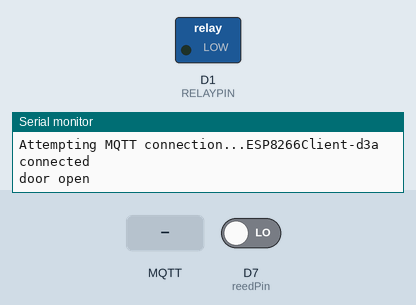
The sketch below on a simulated ESP8266 (NodeMCU). Parts: switched loads named in the sketch (green lamp = pin HIGH), the last lines printed to the serial monitor. The test bench sets the inputs (shaded band); at power-on: D7 (reedPin) LOW. WiFi joins after 1.5 s; servers stay silent unless stated; random numbers use the default seed unless the sketch sets one; no MQTT or app messages arrive unless stated; not simulated (calls return 0 or success): secrets.h; names the files do not define were given values by the test bench: MQTT_PORT = 1883.

Above: at 2.7 s.
2.8 s: MQTT message "1" arrives on the first subscribed topic
At 2.95 s:
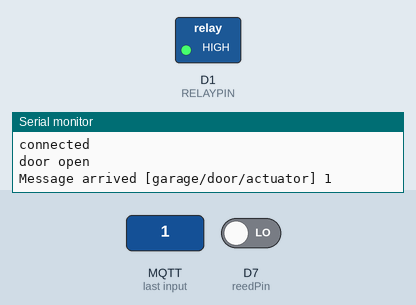
6.2 s: MQTT message "on" arrives on the first subscribed topic
At 7.3 s:
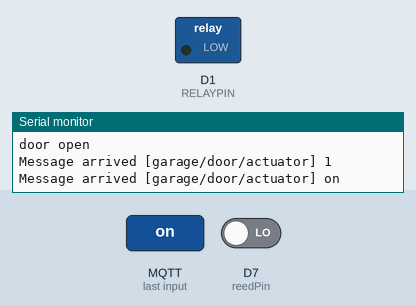
7.7 s: MQTT message "off" arrives on the first subscribed topic
At 7.85 s:
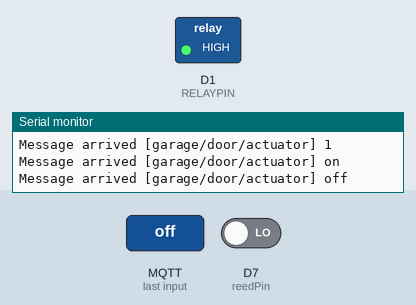
Timing chart, 0 to 10.2 s (numbered marks = the images above; inputs shaded):
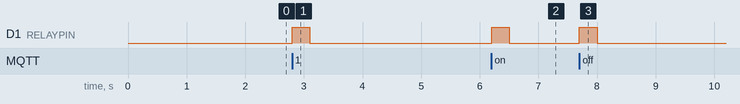

The sketch:

esp8266-garage.ino
```cpp
#include <ESP8266WiFi.h>
#include <ESP8266mDNS.h>
#include <WiFiUdp.h>
#include <ArduinoOTA.h>
#include <PubSubClient.h>
#include <DHT.h>
#include "secrets.h"

// Wifi details
const char* ssid = WIFI_SSID;
const char* password = WIFI_PASS;
WiFiClient espClient;
long lastMsg = 0;
char msg[50];
int value = 0;

// Mqtt details
const char* mqtt_server = MQTT_SERVER;
int mqtt_port = MQTT_PORT;
long millisConnected;
PubSubClient client(espClient);

// Temperature sensor setup
const int DHTPIN = D4;
#define DHTTYPE DHT22
const int readFrequency = 30000;
static unsigned long lastRefreshTime = 0;
DHT dht(DHTPIN, DHTTYPE);
float tempavg = 0;
int tempavgcount = 0;
const int smoothingsize = 10;

// Door opener relay setup
const int RELAYPIN = D1;
const int openerDuration = 300;
bool previousGarageState = false;

//Door state sensor setup
const int reedPin = D7;

//Car presence/distance setup
const int trigPin = D5;
const int echoPin = D6;
long duration;
int distance;

void setup() {
  Serial.begin(115200);
  randomSeed(micros());
  setup_wifi();
  Serial.println("Booting");

  // MQTT SETUP
  client.setServer(mqtt_server, mqtt_port);
  client.setCallback(callback);
  // PIN SETUP
  pinMode(RELAYPIN, OUTPUT);
  pinMode(trigPin, OUTPUT); // Prepare the pin as Input pin
  pinMode(echoPin, INPUT); // Prepare the pin as Input pin
  pinMode(reedPin, INPUT);


  // Port defaults to 8266
  // ArduinoOTA.setPort(8266);

  // Hostname defaults to esp8266-[ChipID]
  ArduinoOTA.setHostname(HOST_NAME);

  // No authentication by default
  // ArduinoOTA.setPassword("admin");

  // Password can be set with it's md5 value as well
  // MD5(admin) = 21232f297a57a5a743894a0e4a801fc3
  // ArduinoOTA.setPasswordHash("21232f297a57a5a743894a0e4a801fc3");

  ArduinoOTA.onStart([]() {
    String type;
    if (ArduinoOTA.getCommand() == U_FLASH)
      type = "sketch";
    else // U_SPIFFS
      type = "filesystem";

    // NOTE: if updating SPIFFS this would be the place to unmount SPIFFS using SPIFFS.end()
    Serial.println("Start updating " + type);
  });
  ArduinoOTA.onEnd([]() {
    Serial.println("\nEnd");
  });
  ArduinoOTA.onProgress([](unsigned int progress, unsigned int total) {
    Serial.printf("Progress: %u%%\r", (progress / (total / 100)));
  });
  ArduinoOTA.onError([](ota_error_t error) {
    Serial.printf("Error[%u]: ", error);
    if (error == OTA_AUTH_ERROR) Serial.println("Auth Failed");
    else if (error == OTA_BEGIN_ERROR) Serial.println("Begin Failed");
    else if (error == OTA_CONNECT_ERROR) Serial.println("Connect Failed");
    else if (error == OTA_RECEIVE_ERROR) Serial.println("Receive Failed");
    else if (error == OTA_END_ERROR) Serial.println("End Failed");
  });
  ArduinoOTA.begin();
  Serial.println("Ready");
  Serial.print("IP address: ");
  Serial.println(WiFi.localIP());

}

void loop() {
  ArduinoOTA.handle();

  if (!client.connected()) {
    reconnect();
  }
  client.loop();

  if ( doorOpen() != previousGarageState ) {
    garageStatusLoop();
    previousGarageState = doorOpen();
  }


  if ( millis() - lastRefreshTime >= readFrequency) {
    dhtLoop();
    garageStatusLoop();
    lastRefreshTime = millis();
  }
}


void setup_wifi() {
  delay(10);
  // We start by connecting to a WiFi network
  Serial.println();
  Serial.print("Connecting to ");
  Serial.println(ssid);

  WiFi.mode(WIFI_STA);
  WiFi.begin(ssid, password);
  while (WiFi.waitForConnectResult() != WL_CONNECTED) {
    Serial.println("Connection Failed! Rebooting...");
    delay(5000);
    ESP.restart();
  }
  Serial.println("");
  Serial.println("WiFi connected");
  Serial.println("IP address: ");
  Serial.println(WiFi.localIP());
}

void callback(char* topic, byte* payload, unsigned int length) {
  Serial.print("Message arrived [");
  Serial.print(topic);
  Serial.print("] ");
  for (int i = 0; i < length; i++) {
    Serial.print((char)payload[i]);
  }
  Serial.println();
  //if (millis() - millisConnected < 10000){
  //  Serial.println("Connected for less than 10000ms, ignoring message");
  //} else {
  activateOpener();
  //}

}


void reconnect() {
  // Loop until we're reconnected
  while (!client.connected()) {
    Serial.print("Attempting MQTT connection...");
    // Create a random client ID
    String clientId = "ESP8266Client-";
    clientId += String(random(0xffff), HEX);
    Serial.println(clientId);
    // Attempt to connect
    if (client.connect(clientId.c_str(), MQTT_USER, MQTT_PASS)) {
      Serial.println("connected");
      millisConnected = millis();
      client.subscribe("garage/door/actuator");
    } else {
      Serial.print("failed, rc=");
      Serial.print(client.state());
      Serial.println(" try again in 5 seconds");
      // Wait 5 seconds before retrying
      delay(5000);
    }
  }
}

void garageStatusLoop() {
  if (doorOpen()) {
        int i = 0;
    while (i < 10 && doorOpen() == true)
    {
      delay(10);
      i++;
    }
    if (i == 10) {
      client.publish("garage/door/status", "open");
      Serial.println("door open");
    }

  } else {
    int i = 0;
    while (i < 10 && doorOpen() == false)
    {
      delay(10);
      i++;
    }
    if (i == 10) {
      client.publish("garage/door/status", "closed");
      Serial.println("door closed");

    }
  }
}


void dhtLoop() {
  float h = dht.readHumidity();
  if ((!isnan(h))) {
    String hpayload;
    hpayload = String(h, 1);
    client.publish("garage/humidity", (char*) hpayload.c_str());
  }

  float t = dht.readTemperature();
  if ((!isnan(t))) {
    tempavg = (tempavg*tempavgcount + t)/(tempavgcount+1);
    String tavgpayload;
    tavgpayload = String(tempavgcount, 1);
    client.publish("garage/temperatureavgcount", (char*) tavgpayload.c_str());
    if (tempavgcount < smoothingsize)
    {
      tempavgcount++;
    }
    String tpayload;
    tpayload = String(tempavg, 1);
    client.publish("garage/temperature", (char*) tpayload.c_str());
  }
}

void activateOpener() {
  digitalWrite(RELAYPIN, HIGH);
  delay(openerDuration);
  digitalWrite(RELAYPIN, LOW);
}


int getDistance() {
  // Clears the trigPin
  digitalWrite(trigPin, LOW);
  delayMicroseconds(2);
  // Sets the trigPin on HIGH state for 10 micro seconds
  digitalWrite(trigPin, HIGH);
  delayMicroseconds(10);
  digitalWrite(trigPin, LOW);
  duration = pulseIn(echoPin, HIGH);
  distance = duration * 0.034 / 2;
  Serial.println(distance);
  String dpayload;
  dpayload += distance;

  client.publish("garage/door/distance", (char*) dpayload.c_str());
  return distance;
}

bool doorOpen() {
  if (digitalRead(reedPin) == HIGH) {
    return false;
  } else return true;
}
```

Measured:
- after the input at 2.8 s, D1 (RELAYPIN): LOW → HIGH at once, → LOW 0.30 s later
- after the input at 6.2 s, D1 (RELAYPIN): LOW → HIGH at once, → LOW 0.30 s later
- after the input at 7.7 s, D1 (RELAYPIN): LOW → HIGH at once, → LOW 0.30 s later
